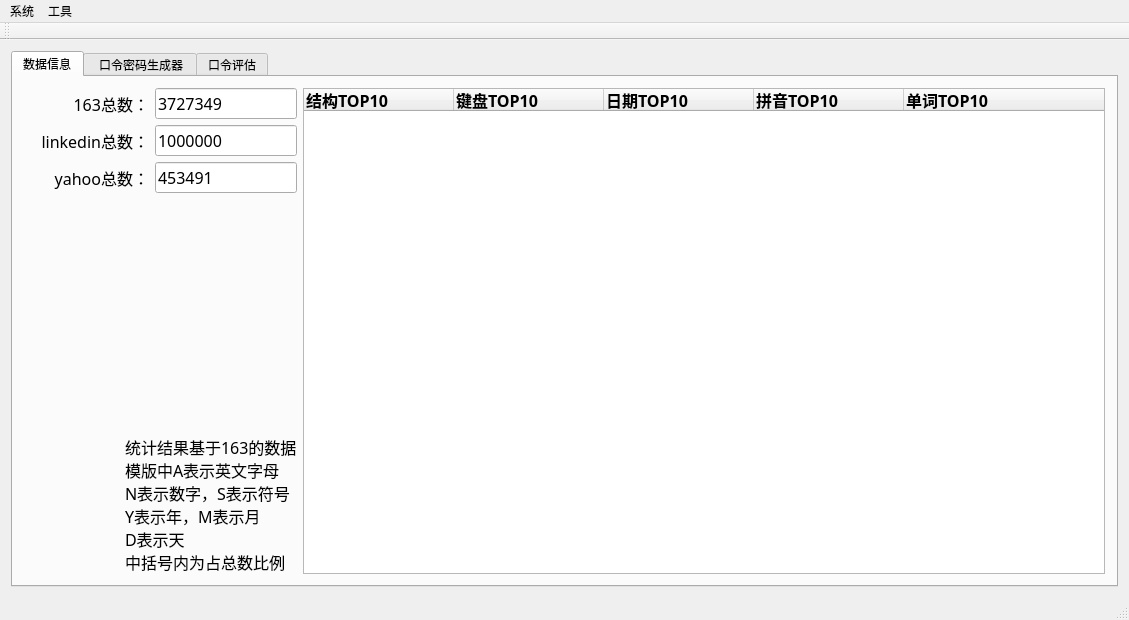
<?xml version="1.0" encoding="UTF-8"?>
<ui version="4.0">
 <class>MainWindow</class>
 <widget class="QMainWindow" name="MainWindow">
  <property name="geometry">
   <rect>
    <x>0</x>
    <y>0</y>
    <width>1129</width>
    <height>620</height>
   </rect>
  </property>
  <property name="windowTitle">
   <string> 密码盒子</string>
  </property>
  <property name="windowIcon">
   <iconset resource="main.qrc">
    <normaloff>:/main/resouces/main.png</normaloff>:/main/resouces/main.png</iconset>
  </property>
  <widget class="QWidget" name="centralWidget">
   <layout class="QVBoxLayout" name="verticalLayout_4">
    <item>
     <widget class="QTabWidget" name="answerProcess">
      <property name="currentIndex">
       <number>0</number>
      </property>
      <widget class="QWidget" name="tab">
       <property name="font">
        <font>
         <family>Agency FB</family>
         <pointsize>12</pointsize>
        </font>
       </property>
       <attribute name="title">
        <string>数据信息</string>
       </attribute>
       <layout class="QVBoxLayout" name="verticalLayout_8">
        <item>
         <layout class="QHBoxLayout" name="horizontalLayout_7" stretch="0,1">
          <item>
           <layout class="QVBoxLayout" name="verticalLayout_7">
            <item>
             <layout class="QHBoxLayout" name="horizontalLayout_2">
              <item>
               <widget class="QLabel" name="label">
                <property name="minimumSize">
                 <size>
                  <width>125</width>
                  <height>0</height>
                 </size>
                </property>
                <property name="font">
                 <font>
                  <family>新宋体</family>
                 </font>
                </property>
                <property name="layoutDirection">
                 <enum>Qt::LeftToRight</enum>
                </property>
                <property name="autoFillBackground">
                 <bool>false</bool>
                </property>
                <property name="text">
                 <string> 163总数：</string>
                </property>
                <property name="textFormat">
                 <enum>Qt::AutoText</enum>
                </property>
                <property name="alignment">
                 <set>Qt::AlignRight|Qt::AlignTrailing|Qt::AlignVCenter</set>
                </property>
               </widget>
              </item>
              <item>
               <widget class="QLineEdit" name="lineEdit">
                <property name="font">
                 <font>
                  <family>微软雅黑 Light</family>
                 </font>
                </property>
                <property name="text">
                 <string>3727349</string>
                </property>
                <property name="readOnly">
                 <bool>true</bool>
                </property>
               </widget>
              </item>
             </layout>
            </item>
            <item>
             <layout class="QHBoxLayout" name="horizontalLayout_3">
              <item>
               <widget class="QLabel" name="label_2">
                <property name="minimumSize">
                 <size>
                  <width>125</width>
                  <height>0</height>
                 </size>
                </property>
                <property name="font">
                 <font>
                  <family>新宋体</family>
                 </font>
                </property>
                <property name="layoutDirection">
                 <enum>Qt::LeftToRight</enum>
                </property>
                <property name="text">
                 <string> linkedin总数：</string>
                </property>
                <property name="alignment">
                 <set>Qt::AlignRight|Qt::AlignTrailing|Qt::AlignVCenter</set>
                </property>
               </widget>
              </item>
              <item>
               <widget class="QLineEdit" name="lineEdit_2">
                <property name="font">
                 <font>
                  <family>微软雅黑 Light</family>
                 </font>
                </property>
                <property name="text">
                 <string>1000000</string>
                </property>
                <property name="readOnly">
                 <bool>true</bool>
                </property>
               </widget>
              </item>
             </layout>
            </item>
            <item>
             <layout class="QHBoxLayout" name="horizontalLayout_4">
              <item>
               <widget class="QLabel" name="label_3">
                <property name="minimumSize">
                 <size>
                  <width>125</width>
                  <height>0</height>
                 </size>
                </property>
                <property name="font">
                 <font>
                  <family>新宋体</family>
                 </font>
                </property>
                <property name="text">
                 <string> yahoo总数：</string>
                </property>
                <property name="alignment">
                 <set>Qt::AlignRight|Qt::AlignTrailing|Qt::AlignVCenter</set>
                </property>
               </widget>
              </item>
              <item>
               <widget class="QLineEdit" name="lineEdit_3">
                <property name="font">
                 <font>
                  <family>微软雅黑 Light</family>
                 </font>
                </property>
                <property name="text">
                 <string>453491</string>
                </property>
                <property name="readOnly">
                 <bool>true</bool>
                </property>
               </widget>
              </item>
             </layout>
            </item>
            <item>
             <layout class="QVBoxLayout" name="verticalLayout">
              <item>
               <spacer name="verticalSpacer">
                <property name="orientation">
                 <enum>Qt::Vertical</enum>
                </property>
                <property name="sizeHint" stdset="0">
                 <size>
                  <width>20</width>
                  <height>40</height>
                 </size>
                </property>
               </spacer>
              </item>
              <item>
               <layout class="QHBoxLayout" name="horizontalLayout_6">
                <item>
                 <spacer name="horizontalSpacer_2">
                  <property name="orientation">
                   <enum>Qt::Horizontal</enum>
                  </property>
                  <property name="sizeHint" stdset="0">
                   <size>
                    <width>40</width>
                    <height>20</height>
                   </size>
                  </property>
                 </spacer>
                </item>
                <item>
                 <widget class="QLabel" name="label_7">
                  <property name="font">
                   <font>
                    <family>微软雅黑</family>
                   </font>
                  </property>
                  <property name="text">
                   <string>统计结果基于163的数据
模版中A表示英文字母
N表示数字，S表示符号
Y表示年，M表示月
D表示天
中括号内为占总数比例</string>
                  </property>
                 </widget>
                </item>
               </layout>
              </item>
             </layout>
            </item>
           </layout>
          </item>
          <item>
           <widget class="QTableWidget" name="tableWidget">
            <property name="layoutDirection">
             <enum>Qt::LeftToRight</enum>
            </property>
            <property name="autoFillBackground">
             <bool>true</bool>
            </property>
            <property name="textElideMode">
             <enum>Qt::ElideMiddle</enum>
            </property>
            <attribute name="horizontalHeaderCascadingSectionResizes">
             <bool>true</bool>
            </attribute>
            <attribute name="horizontalHeaderDefaultSectionSize">
             <number>150</number>
            </attribute>
            <attribute name="horizontalHeaderMinimumSectionSize">
             <number>25</number>
            </attribute>
            <attribute name="horizontalHeaderStretchLastSection">
             <bool>true</bool>
            </attribute>
            <attribute name="verticalHeaderDefaultSectionSize">
             <number>40</number>
            </attribute>
            <attribute name="verticalHeaderMinimumSectionSize">
             <number>30</number>
            </attribute>
            <column>
             <property name="text">
              <string>结构TOP10</string>
             </property>
             <property name="font">
              <font>
               <weight>75</weight>
               <bold>true</bold>
              </font>
             </property>
             <property name="textAlignment">
              <set>AlignLeading|AlignVCenter</set>
             </property>
            </column>
            <column>
             <property name="text">
              <string>键盘TOP10</string>
             </property>
             <property name="font">
              <font>
               <weight>75</weight>
               <bold>true</bold>
              </font>
             </property>
             <property name="textAlignment">
              <set>AlignLeading|AlignVCenter</set>
             </property>
            </column>
            <column>
             <property name="text">
              <string>日期TOP10</string>
             </property>
             <property name="font">
              <font>
               <weight>75</weight>
               <bold>true</bold>
              </font>
             </property>
             <property name="textAlignment">
              <set>AlignLeading|AlignVCenter</set>
             </property>
            </column>
            <column>
             <property name="text">
              <string>拼音TOP10</string>
             </property>
             <property name="font">
              <font>
               <weight>75</weight>
               <bold>true</bold>
              </font>
             </property>
             <property name="textAlignment">
              <set>AlignLeading|AlignVCenter</set>
             </property>
            </column>
            <column>
             <property name="text">
              <string>单词TOP10</string>
             </property>
             <property name="font">
              <font>
               <weight>75</weight>
               <bold>true</bold>
              </font>
             </property>
             <property name="textAlignment">
              <set>AlignLeading|AlignVCenter</set>
             </property>
            </column>
           </widget>
          </item>
         </layout>
        </item>
       </layout>
      </widget>
      <widget class="QWidget" name="tabPwdProduce">
       <attribute name="title">
        <string> 口令密码生成器</string>
       </attribute>
       <layout class="QVBoxLayout" name="verticalLayout_6">
        <item>
         <widget class="QGroupBox" name="groupBox_3">
          <property name="title">
           <string> 输入</string>
          </property>
          <layout class="QVBoxLayout" name="verticalLayout_2">
           <item>
            <layout class="QHBoxLayout" name="horizontalLayout">
             <item>
              <widget class="QLabel" name="label_4">
               <property name="maximumSize">
                <size>
                 <width>16777215</width>
                 <height>80</height>
                </size>
               </property>
               <property name="font">
                <font>
                 <family>Agency FB</family>
                 <pointsize>12</pointsize>
                </font>
               </property>
               <property name="text">
                <string> 生成字典目录</string>
               </property>
              </widget>
             </item>
             <item>
              <widget class="QLineEdit" name="lineDic">
               <property name="readOnly">
                <bool>true</bool>
               </property>
              </widget>
             </item>
             <item>
              <widget class="QPushButton" name="buttonOpenDic">
               <property name="text">
                <string> 选择目录</string>
               </property>
              </widget>
             </item>
            </layout>
           </item>
          </layout>
         </widget>
        </item>
        <item>
         <widget class="QGroupBox" name="groupBox">
          <property name="title">
           <string> 选择生成类型</string>
          </property>
          <layout class="QVBoxLayout" name="verticalLayout_3">
           <item>
            <layout class="QHBoxLayout" name="horizontalLayout_15">
             <item>
              <widget class="QCheckBox" name="checkBoxWeak">
               <property name="font">
                <font>
                 <family>Agency FB</family>
                 <pointsize>12</pointsize>
                </font>
               </property>
               <property name="text">
                <string>弱结构密码</string>
               </property>
               <property name="checked">
                <bool>true</bool>
               </property>
              </widget>
             </item>
             <item>
              <spacer name="horizontalSpacer_3">
               <property name="orientation">
                <enum>Qt::Horizontal</enum>
               </property>
               <property name="sizeHint" stdset="0">
                <size>
                 <width>40</width>
                 <height>20</height>
                </size>
               </property>
              </spacer>
             </item>
            </layout>
           </item>
           <item>
            <layout class="QHBoxLayout" name="horizontalLayout_16">
             <item>
              <widget class="QCheckBox" name="checkBoxKB">
               <property name="font">
                <font>
                 <family>Agency FB</family>
                 <pointsize>12</pointsize>
                </font>
               </property>
               <property name="text">
                <string>键盘密码</string>
               </property>
               <property name="checked">
                <bool>true</bool>
               </property>
              </widget>
             </item>
             <item>
              <widget class="QCheckBox" name="checkBoxPinyin">
               <property name="font">
                <font>
                 <family>Agency FB</family>
                 <pointsize>12</pointsize>
                </font>
               </property>
               <property name="text">
                <string>拼音密码</string>
               </property>
               <property name="checked">
                <bool>true</bool>
               </property>
              </widget>
             </item>
            </layout>
           </item>
           <item>
            <layout class="QHBoxLayout" name="horizontalLayout_12">
             <item>
              <widget class="QCheckBox" name="checkBoxDate">
               <property name="font">
                <font>
                 <family>Agency FB</family>
                 <pointsize>12</pointsize>
                </font>
               </property>
               <property name="text">
                <string>日期密码</string>
               </property>
               <property name="checked">
                <bool>true</bool>
               </property>
              </widget>
             </item>
             <item>
              <widget class="QCheckBox" name="checkBoxWord">
               <property name="font">
                <font>
                 <family>Agency FB</family>
                 <pointsize>12</pointsize>
                </font>
               </property>
               <property name="text">
                <string>单词密码</string>
               </property>
               <property name="checked">
                <bool>true</bool>
               </property>
              </widget>
             </item>
            </layout>
           </item>
          </layout>
         </widget>
        </item>
        <item>
         <widget class="QGroupBox" name="groupBox_2">
          <property name="title">
           <string> 生成进度</string>
          </property>
          <layout class="QVBoxLayout" name="verticalLayout_5">
           <item>
            <widget class="QProgressBar" name="progressBar">
             <property name="value">
              <number>0</number>
             </property>
            </widget>
           </item>
          </layout>
         </widget>
        </item>
        <item>
         <layout class="QHBoxLayout" name="horizontalLayout_5">
          <item>
           <widget class="QLabel" name="labelNote">
            <property name="font">
             <font>
              <family>微软雅黑 Light</family>
              <pointsize>11</pointsize>
             </font>
            </property>
            <property name="text">
             <string/>
            </property>
           </widget>
          </item>
          <item>
           <spacer name="horizontalSpacer">
            <property name="orientation">
             <enum>Qt::Horizontal</enum>
            </property>
            <property name="sizeHint" stdset="0">
             <size>
              <width>40</width>
              <height>20</height>
             </size>
            </property>
           </spacer>
          </item>
          <item>
           <widget class="QLabel" name="label_5">
            <property name="font">
             <font>
              <family>Agency FB</family>
              <pointsize>12</pointsize>
             </font>
            </property>
            <property name="text">
             <string> 生成个数：</string>
            </property>
           </widget>
          </item>
          <item>
           <widget class="QSpinBox" name="spinBoxNum">
            <property name="font">
             <font>
              <family>华文仿宋</family>
              <pointsize>16</pointsize>
             </font>
            </property>
            <property name="maximum">
             <number>1000000</number>
            </property>
            <property name="singleStep">
             <number>100</number>
            </property>
            <property name="value">
             <number>100</number>
            </property>
           </widget>
          </item>
          <item>
           <widget class="QPushButton" name="buttonProduce">
            <property name="minimumSize">
             <size>
              <width>0</width>
              <height>0</height>
             </size>
            </property>
            <property name="maximumSize">
             <size>
              <width>80</width>
              <height>16777215</height>
             </size>
            </property>
            <property name="text">
             <string> 生成</string>
            </property>
           </widget>
          </item>
         </layout>
        </item>
        <item>
         <widget class="QLabel" name="label_6">
          <property name="font">
           <font>
            <family>微软雅黑 Light</family>
            <pointsize>12</pointsize>
           </font>
          </property>
          <property name="text">
           <string> 测试可以选择5W以下的生成数以节省时间</string>
          </property>
         </widget>
        </item>
        <item>
         <spacer name="verticalSpacer_2">
          <property name="orientation">
           <enum>Qt::Vertical</enum>
          </property>
          <property name="sizeHint" stdset="0">
           <size>
            <width>20</width>
            <height>124</height>
           </size>
          </property>
         </spacer>
        </item>
       </layout>
      </widget>
      <widget class="QWidget" name="tab_2">
       <attribute name="title">
        <string>口令评估</string>
       </attribute>
       <layout class="QVBoxLayout" name="verticalLayout_10">
        <item>
         <layout class="QVBoxLayout" name="verticalLayout_9">
          <item>
           <layout class="QHBoxLayout" name="horizontalLayout_8">
            <item>
             <widget class="QLabel" name="label_8">
              <property name="minimumSize">
               <size>
                <width>0</width>
                <height>35</height>
               </size>
              </property>
              <property name="font">
               <font>
                <family>微软雅黑</family>
                <pointsize>12</pointsize>
               </font>
              </property>
              <property name="text">
               <string> 请输入口令</string>
              </property>
             </widget>
            </item>
            <item>
             <widget class="QLineEdit" name="lineEditPasswd">
              <property name="minimumSize">
               <size>
                <width>200</width>
                <height>35</height>
               </size>
              </property>
              <property name="font">
               <font>
                <family>微软雅黑</family>
                <pointsize>12</pointsize>
               </font>
              </property>
             </widget>
            </item>
            <item>
             <widget class="QPushButton" name="pushButtonValue">
              <property name="minimumSize">
               <size>
                <width>0</width>
                <height>35</height>
               </size>
              </property>
              <property name="font">
               <font>
                <family>微软雅黑</family>
                <pointsize>12</pointsize>
               </font>
              </property>
              <property name="text">
               <string> 评估</string>
              </property>
             </widget>
            </item>
           </layout>
          </item>
          <item>
           <widget class="QTextBrowser" name="textBrowserResult"/>
          </item>
         </layout>
        </item>
       </layout>
      </widget>
     </widget>
    </item>
   </layout>
  </widget>
  <widget class="QMenuBar" name="menuBar">
   <property name="geometry">
    <rect>
     <x>0</x>
     <y>0</y>
     <width>1129</width>
     <height>23</height>
    </rect>
   </property>
   <widget class="QMenu" name="menu">
    <property name="title">
     <string>系统</string>
    </property>
    <addaction name="action_about"/>
    <addaction name="separator"/>
    <addaction name="action_close"/>
   </widget>
   <widget class="QMenu" name="menu_2">
    <property name="title">
     <string>工具</string>
    </property>
    <addaction name="actionPreProcess"/>
    <addaction name="separator"/>
    <addaction name="actionAnalysis"/>
   </widget>
   <addaction name="menu"/>
   <addaction name="menu_2"/>
  </widget>
  <widget class="QToolBar" name="mainToolBar">
   <attribute name="toolBarArea">
    <enum>TopToolBarArea</enum>
   </attribute>
   <attribute name="toolBarBreak">
    <bool>false</bool>
   </attribute>
  </widget>
  <widget class="QStatusBar" name="statusBar"/>
  <action name="actionPreProcess">
   <property name="text">
    <string>预处理</string>
   </property>
  </action>
  <action name="actionAnalysis">
   <property name="text">
    <string>数据分析</string>
   </property>
  </action>
  <action name="action_about">
   <property name="text">
    <string>关于</string>
   </property>
  </action>
  <action name="action_close">
   <property name="text">
    <string>退出</string>
   </property>
  </action>
 </widget>
 <layoutdefault spacing="6" margin="11"/>
 <resources>
  <include location="main.qrc"/>
 </resources>
 <connections/>
</ui>
